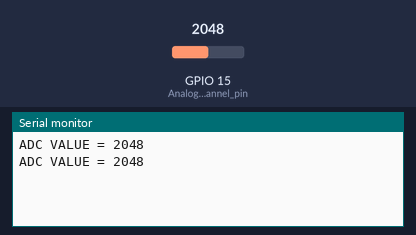
Bench run of a sketch on a simulated ESP32. On the bench: the last lines printed to the serial monitor. The inputs (shaded band) are chosen by the test bench; at power-on: GPIO 15 (Analog_channel_pin) = 2048.

Above: at 1.8 s.
1.9 s: GPIO 15 (Analog_channel_pin) set to 2866
At 2.5 s:
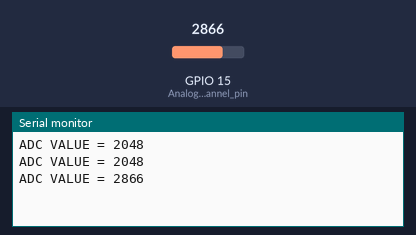
3.4 s: GPIO 15 (Analog_channel_pin) set to 3603
At 4.8 s:
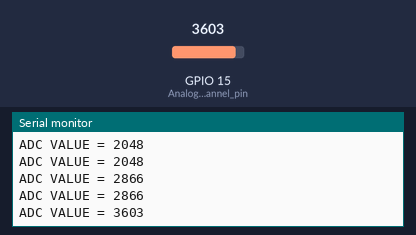
Timing chart, 0 to 6.4 s (numbered marks = the images above; inputs shaded):
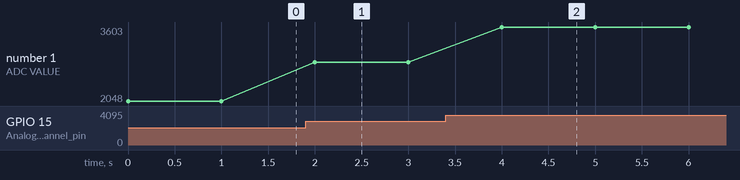

The sketch:

code1.ino
```cpp
const int Analog_channel_pin= 15;
int ADC_VALUE = 0;
int voltage_value = 0;
void setup()
{
Serial.begin(115200);
}
void loop()
{
ADC_VALUE = analogRead(Analog_channel_pin);
Serial.print("ADC VALUE = ");
Serial.println(ADC_VALUE);
delay(1000);
}
```

Measured:
- after the input at 1.9 s, the serial monitor: prints a new line after 0.10 s (image 1)
- after the input at 3.4 s, the serial monitor: prints a new line after 0.60 s (image 2)
- plotted number 1: 2048 → 2866 after the input at 1.9 s, 2866 → 3603 after the input at 3.4 s
